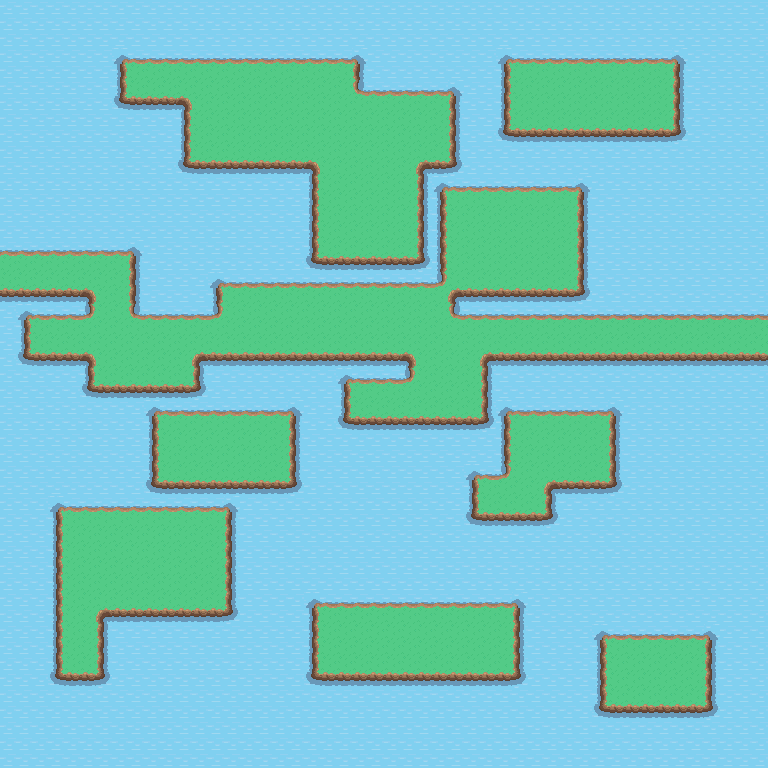

A level layout from a 2D game, rendered from its tile map. Below: a short description, then the map file with tile-grid data replaced by summaries:
An orthogonal 48x48 tile map with 16x16 px tiles, 3 tile layers (Base, Collision, Above).

<map version="1.0" orientation="orthogonal" width="48" height="48" tilewidth="16" tileheight="16"><properties><property name="PathSize" value="6" /></properties><properties><property name="EntranceMap" value="6" /></properties><properties><property name="ExitMap" value="13" /></properties><properties><property name="EntrancePos" value="14,9" /></properties><properties><property name="ExitPos" value="12,12" /></properties> <tileset firstgid="1" name="edited_tiles" tilewidth="16" tileheight="16">  <image source="edited_tiles.png" trans="ffffff" /> </tileset> <layer name="Base" width="48" height="48">  <data>[2304 cells, 2304 non-empty, 1 distinct tile ids]</data> </layer> <layer name="Collision" width="48" height="48">  <data>[2304 cells, 1708 non-empty, 13 distinct tile ids]</data> </layer> <layer name="Above" width="48" height="48">  <data>[2304 cells, 0 non-empty, 0 distinct tile ids]</data> </layer></map>
